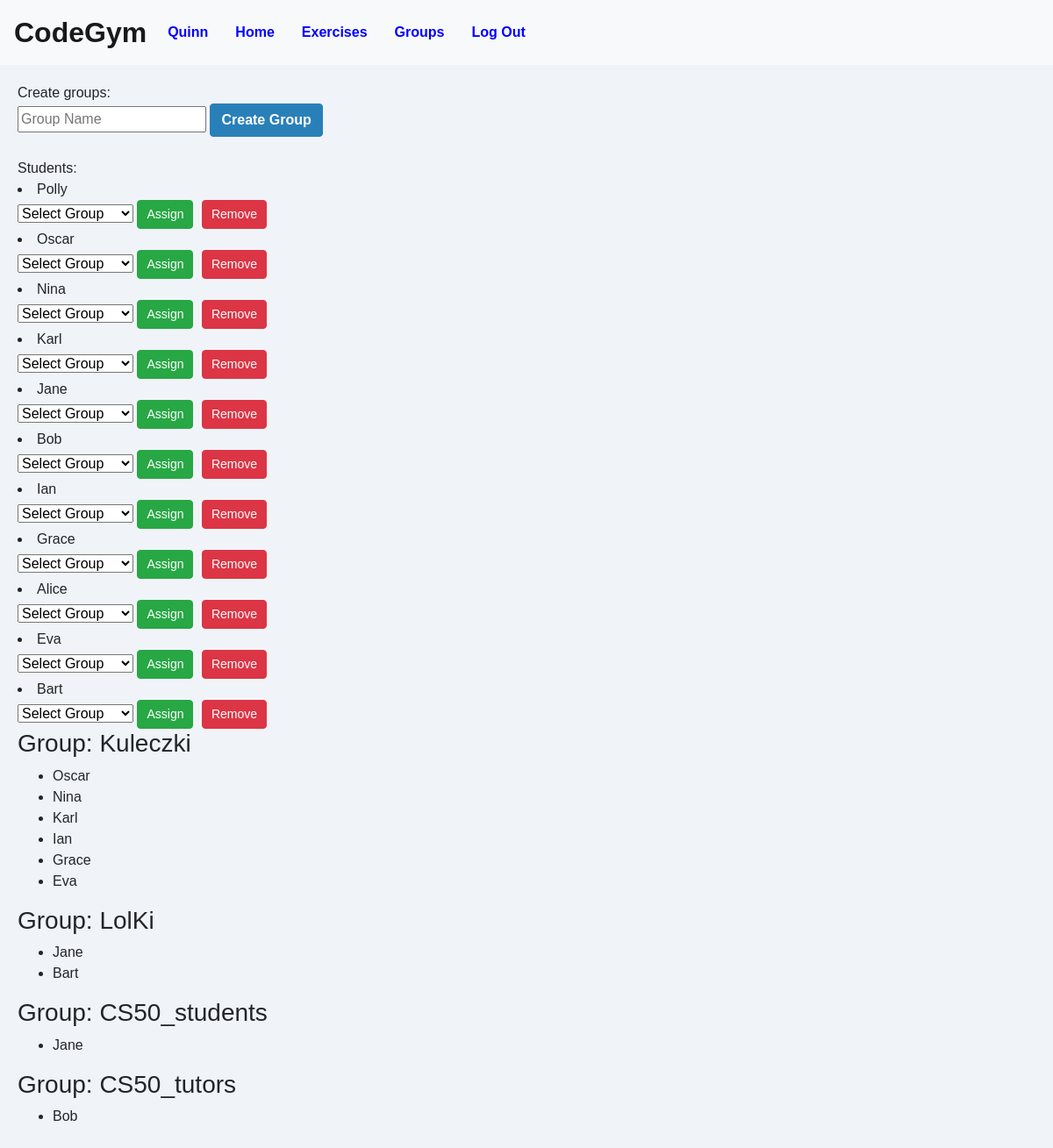
The app's page /groups (signed in) with its own data.
### CodeGym/models.py (models this page shows)
class User(AbstractUser):
    id = models.AutoField(primary_key=True)
    USER_TYPE_CHOICES = (
        ('HEADMASTER', 'HEADMASTER'),
        ('TUTOR', 'Tutor'),
        ('STUDENT', 'Student'),
    )
    user_type = models.CharField(max_length=10, choices=USER_TYPE_CHOICES, null=False)

class Student(User):
    class Meta:
        permissions = [
            ("can_access_student_dashboard", "Can access student dashboard"),
        ]

class Group(models.Model):
    id = models.AutoField(primary_key=True)
    name = models.CharField(max_length=100)
    tutor = models.ForeignKey(Tutor, on_delete=models.SET_NULL, null=True)
    students = models.ManyToManyField(Student)

### CodeGym/views.py (the view, shortened to what this page needs)
# urls.py: path("groups", views.groups, name="groups")
def groups(request):
    user_type = request.user.user_type
    context = {}
    if request.method == "GET":
        students = Student.objects.all()
        groups = Group.objects.all()
        context = {'students': students, 'groups': groups}
    return render(request, 'CodeGym/groups.html', context)

### CodeGym/templates/CodeGym/groups.html (shortened to what this page needs)
{% extends "CodeGym/layout.html" %}
{% block body %}
<body>
    {% if user.is_authenticated %}
        {% if user.user_type != "STUDENT" %}
        <form action="{% url 'groups' %}" method="post">
            Create groups:
            <div class="create-group">
                <input class="create-control" type="text" name="group_name" placeholder="Group Name">
                <input class="btn btn-primary" type="submit" value="Create Group">
            </div>
        </form>
        <br>
        Students:
        {% for student in students %}
        <div>
            <li>
                {{ student }}
                <form action="{% url 'groups' %}" method="post">
                    <select name="group_id">
                        <option value="">Select Group</option>
                    </select>
                    <input type="submit" name="action" value="Assign" class="assign-button">
                    <input type="submit" name="action" value="Remove" class="remove-button">
                </form>
            </li>
        </div>
        {% endfor %}
    {% endif %}
    {% for group in groups %}
    <div>
        <h3>Group: {{ group.name }}</h3>
        <ul>
            {% for student in group.students.all %}
            <li>{{ student }}</li>
            {% endfor %}
        </ul>
    </div>
    {% endfor %}
    {% endif %}
</body>
{% endblock %}

### CodeGym/templates/CodeGym/layout.html (shortened to what this page needs)
{% load static %}
<!DOCTYPE html>
<html lang="en">
    <head>
        <link rel="stylesheet" href="https://stackpath.bootstrapcdn.com/bootstrap/4.4.1/css/bootstrap.min.css">
        <link href="{% static 'CodeGym/styles.css' %}" rel="stylesheet">
    </head>
    <body>
        <nav class="navbar navbar-expand navbar-light bg-light">
            <a class="navbar-brand" href="#">CodeGym</a>
            <div>
              <ul class="navbar-nav mr-auto">
                {% if user.is_authenticated %}
                    <li class="nav-item">
                        <a class="nav-link" href="{% url 'user' %}"><strong>{{ user }}</strong></a>
                    </li>
                {% endif %}
                <li class="nav-item">
                  <a class="nav-link" href="{% url 'index' %}">Home</a>
                </li>
                {% if user.is_authenticated %}
                    <li class="nav-item">
                        <a class="nav-link" href="{% url 'exercises' %}"><strong>Exercises</strong></a>
                    </li>
                    <li class="nav-item">
                        <a class="nav-link" href="{% url 'groups' %}">Groups</a>
                    </li>
                    <li class="nav-item">
                        <a class="nav-link" href="{% url 'logout' %}">Log Out</a>
                    </li>
                {% endif %}
              </ul>
            </div>
          </nav>
        <div class="body">
            {% block body %}
            {% endblock %}
        </div>
    </body>
</html>

### CodeGym/static/CodeGym/styles.css (style rules this page uses)
body { font-family: 'Arial', sans-serif; background-color: #f0f4f8; }
.navbar { background-color: #3498db; }
.navbar-brand { font-size: 32px; color: blue; font-weight: bold; }
.navbar-nav .nav-item { margin-right: 15px; }
.nav-link { color: blue !important; font-weight: bold; }
.navbar-nav .nav-link { color: blue; }
.body { padding: 20px; }
.btn-primary { background-color: #2980b9; border-color: #2980b9; font-weight: bold; }
.assign-button { background-color: #28a745; color: white; border: 1px solid #28a745; padding: 5px 10px; border-radius: 4px; cursor: pointer; font-size: 14px; margin-right: 5px; transition: background-color 0.3s ease; }
.remove-button { background-color: #dc3545; color: white; border: 1px solid #dc3545; padding: 5px 10px; border-radius: 4px; cursor: pointer; font-size: 14px; transition: background-color 0.3s ease; }

### records on screen
User: username "Quinn"
Student: username "Polly"
Student: username "Oscar"
Student: username "Nina"
Student: username "Karl"
Student: username "Jane"
Student: username "Bob"
Student: username "Ian"
Student: username "Grace"
Student: username "Alice"
Student: username "Eva"
Student: username "Bart"
Group: name "Kuleczki"
Group: name "LolKi"
Group: name "CS50_students"
Group: name "CS50_tutors"
